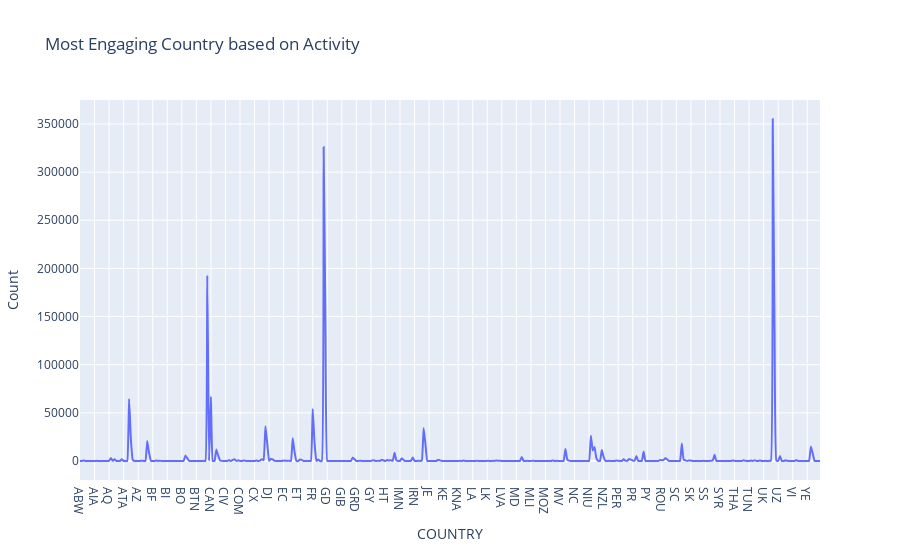

Source (notebook cell):
### Code cell
if isinstance(df_march, (pd.DatetimeIndex, pd.MultiIndex)):
    df_march = df_march.to_frame(index=False)

df_march = df_march.reset_index().drop('index', axis=1, errors='ignore')
df_march.columns = [str(c) for c in df_march.columns]  # update columns to strings in case they are numbers

chart_data = pd.concat([
    df_march['COUNTRY'],
    df_march['ACTIVITY_ID'],
], axis=1)
chart_data = chart_data.sort_values(['COUNTRY'])
chart_data = chart_data.rename(columns={'COUNTRY': 'x'})
chart_data_count = chart_data.groupby(['x'])[['ACTIVITY_ID']].count()
chart_data_count.columns = ['ACTIVITY_ID|count']
chart_data = chart_data_count.reset_index()
chart_data = chart_data.dropna()

charts = []
line_cfg = {'line': {'shape': 'spline', 'smoothing': 0.3}, 'mode': 'lines'}
charts.append(go.Scatter(
	x=chart_data['x'], y=chart_data['ACTIVITY_ID|count'], name='ACTIVITY_ID|count', **line_cfg
))
figure = go.Figure(data=charts, layout=go.Layout({
    'legend': {'orientation': 'h'},
    'title': {'text': 'Count of ACTIVITY_ID by COUNTRY'},
    'xaxis': {'title': {'text': 'COUNTRY'}},
    'yaxis': {'tickformat': '0:g', 'title': {'text': 'Count of ACTIVITY_ID'}, 'type': 'linear'}
}))

# from plotly.offline import iplot, init_notebook_mode

import pandas as pd

if isinstance(df_march, (pd.DatetimeIndex, pd.MultiIndex)):
    df_march = df_march.to_frame(index=False)

df_march = df_march.reset_index().drop('index', axis=1, errors='ignore')
df_march.columns = [str(c) for c in df_march.columns]  # update columns to strings in case they are numbers

chart_data = pd.concat([
    df_march['COUNTRY'],
    df_march['ACTIVITY_ID'],
], axis=1)
chart_data = chart_data.sort_values(['COUNTRY'])
chart_data = chart_data.rename(columns={'COUNTRY': 'x'})
chart_data_count = chart_data.groupby(['x'])[['ACTIVITY_ID']].count()
chart_data_count.columns = ['ACTIVITY_ID|count']
chart_data = chart_data_count.reset_index()
chart_data = chart_data.dropna()

import plotly.graph_objs as go

charts = []
line_cfg = {'line': {'shape': 'spline', 'smoothing': 0.3}, 'mode': 'lines'}
charts.append(go.Scatter(
    x=chart_data['x'], y=chart_data['ACTIVITY_ID|count'], name='ACTIVITY_ID|count', **line_cfg
))
figure = go.Figure(data=charts, layout=go.Layout({
    'legend': {'orientation': 'h'},
    'title': {'text': 'Most Engaging Country based on Activity'},
    'xaxis': {'title': {'text': 'COUNTRY'}},
    'yaxis': {'tickformat': '0:g', 'title': {'text': 'Count'}, 'type': 'linear'}
}))

# If you're having trouble viewing your chart in your notebook try passing your 'chart' into this snippet:

init_notebook_mode(connected=True)
for chart in charts:
    chart.pop('id', None) # for some reason iplot does not like 'id'
iplot(figure)

### Figure 1 — Plotly figure (JSON) as saved in the notebook; plotly's stock layout.template omitted (floating-point values rounded to 4 significant figures; data arrays with more than 128 entries replaced by an {"elided": "..."} marker saying what was removed)
{"data": [{"line": {"shape": "spline", "smoothing": 0.3}, "mode": "lines", "name": "ACTIVITY_ID|count", "type": "scatter", "x": {"elided": "408 str values"}, "y": {"elided": "408 int values"}}], "layout": {"legend": {"orientation": "h"}, "title": {"text": "Most Engaging Country based on Activity"}, "xaxis": {"title": {"text": "COUNTRY"}}, "yaxis": {"tickformat": "0:g", "title": {"text": "Count"}, "type": "linear"}}}
